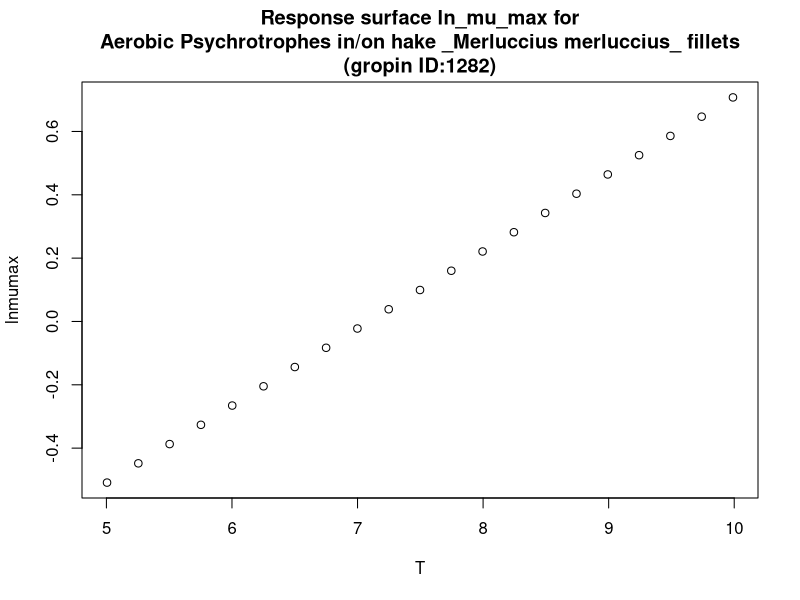

Here is the R script that generated this plot:
#############################
# start of Parameter script
#############################
T <- seq(5.005,9.99000999000999,length.out=21)
#############################
# end of Parameter script
#############################
############################# 
# start of Model script Gropin ID 1282 
#############################
 
# constant coefficients for this model
 
variables <- data.frame(T)
argumentsPar <- unique.data.frame(expand.grid(variables))
 
# heart of the model
response_surface <- function(T) {
   mumax <-0.244*T-1.73

	return(mumax=mumax)
} 

# output parameters
responseSurface <- cbind(argumentsPar,response_surface(argumentsPar['T']))
colnames(responseSurface) <- c(colnames(argumentsPar),'lnmumax')
#############################
# End of Model script
#############################
############################# 
# start of Visualisation script Gropin ID 1282 
#############################
titleText <-'Response surface ln_mu_max for
Aerobic Psychrotrophes in/on hake _Merluccius merluccius_ fillets
(gropin ID:1282)'
plot(T,responseSurface$'lnmumax',xlab='T',
                          ylab='lnmumax',main=titleText)
#############################
# End of Visualisation script
#############################
